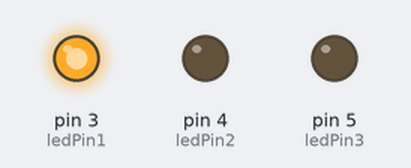
Simulated run of this sketch. Board: Arduino Uno, built with avr-gcc and run on an emulated ATmega328P. Shown: output pins drawn as LEDs (lit = HIGH).

Above: at 0.5 s.
At 1.5 s:
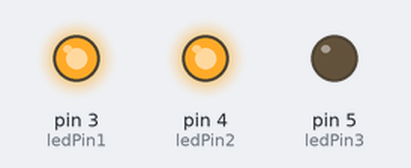
At 2.5 s:
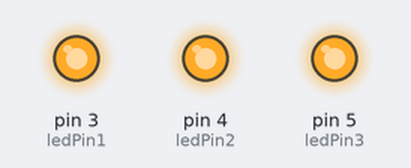
At 5.5 s:
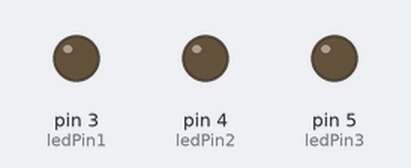
Timing chart, 0 to 7.8 s (numbered marks = the images above):
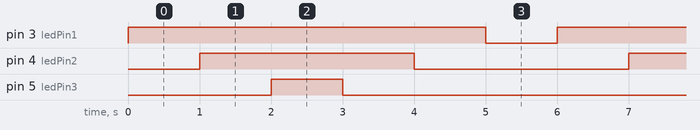

The sketch:

Blink4_FunctionCall.ino
```cpp
/*
  WaveLED (波浪式 LED 閃爍)

  此程式依序點亮 LED，形成類似波浪的視覺效果。

  大多數 Arduino 板子都有內建 LED 可供控制。在 UNO、MEGA 和 ZERO 上，內建 LED 連接到數位腳位 13，
  而在 MKR1000 上則連接到腳位 6。使用 LED_BUILTIN 可確保程式適用於所有板子，無需修改腳位設定。

  如果想了解你的 Arduino 板子上的 LED 連接腳位，請參閱技術規格：
  https://docs.arduino.cc/hardware/

  修改日期：
  - 2014 年 5 月 8 日，Scott Fitzgerald
  - 2016 年 9 月 2 日，Arturo Guadalupi
  - 2016 年 9 月 8 日，Colby Newman

  此範例程式碼屬於公有領域 (public domain)。

  相關說明：
  https://docs.arduino.cc/built-in-examples/basics/Blink/
*/

const int ledPin1 = 3;
const int ledPin2 = 4;
const int ledPin3 = 5;

const int ButtonPin = 8;

// 儲存按鈕的狀態
// Variable to store the state of the button
int buttonState = 0;

// 設定函式，於重啟或開機時執行一次
// The setup function runs once when the board is powered on or reset
void setup() {
  pinMode(ledPin1, OUTPUT);  // 設定 LED 腳位為輸出
  pinMode(ledPin2, OUTPUT);
  pinMode(ledPin3, OUTPUT);
  pinMode(ButtonPin, INPUT_PULLUP);  // 設定按鈕為輸入並啟用內建上拉電阻
}

// 主迴圈函式，持續執行
// The loop function runs continuously
void loop() {
  WaveLED();  // 呼叫波浪式 LED 閃爍函式
}

// 波浪式 LED 閃爍函式
// Function for wave-like LED blinking effect
void WaveLED() {
   ChangeAllLedStatus(LOW);  // 關閉所有 LED
   digitalWrite(ledPin1, HIGH);  // 亮起第一個 LED
   delay(1000);
   digitalWrite(ledPin2, HIGH);  // 亮起第二個 LED
   delay(1000);
   digitalWrite(ledPin3, HIGH);  // 亮起第三個 LED
   delay(1000);
   digitalWrite(ledPin3, LOW);   // 熄滅第三個 LED
   delay(1000);
   digitalWrite(ledPin2, LOW);   // 熄滅第二個 LED
   delay(1000);
   digitalWrite(ledPin1, LOW);   // 熄滅第一個 LED
   delay(1000);
}

// 設定所有 LED 狀態
// Set all LEDs to the given status (HIGH or LOW)
void ChangeAllLedStatus(int status) {
    digitalWrite(ledPin1, status);
    digitalWrite(ledPin2, status);
    digitalWrite(ledPin3, status);
}

// 簡單 LED 閃爍函式
// Basic blink function
void Blink() {
    ChangeAllLedStatus(HIGH);
    delay(1000);
    ChangeAllLedStatus(LOW);
    delay(1000);
}

// 根據按鈕狀態控制 LED 閃爍
// Blink LEDs based on button status
void ButtonStatusWithBlink() {
  buttonState = digitalRead(ButtonPin);
  if (buttonState == HIGH) {
    ChangeAllLedStatus(HIGH);  // 開啟所有 LED
    delay(1000);
    ChangeAllLedStatus(LOW);   // 關閉所有 LED
    delay(1000);
  }
}
```

Measured:
- by itself, pin 3 (ledPin1): alternates HIGH for 5.0 s and LOW for 1.0 s
- by itself, pin 4 (ledPin2): alternates HIGH for 3.0 s and LOW for 3.0 s
- by itself, pin 5 (ledPin3): alternates HIGH for 1.0 s and LOW for 5.0 s
